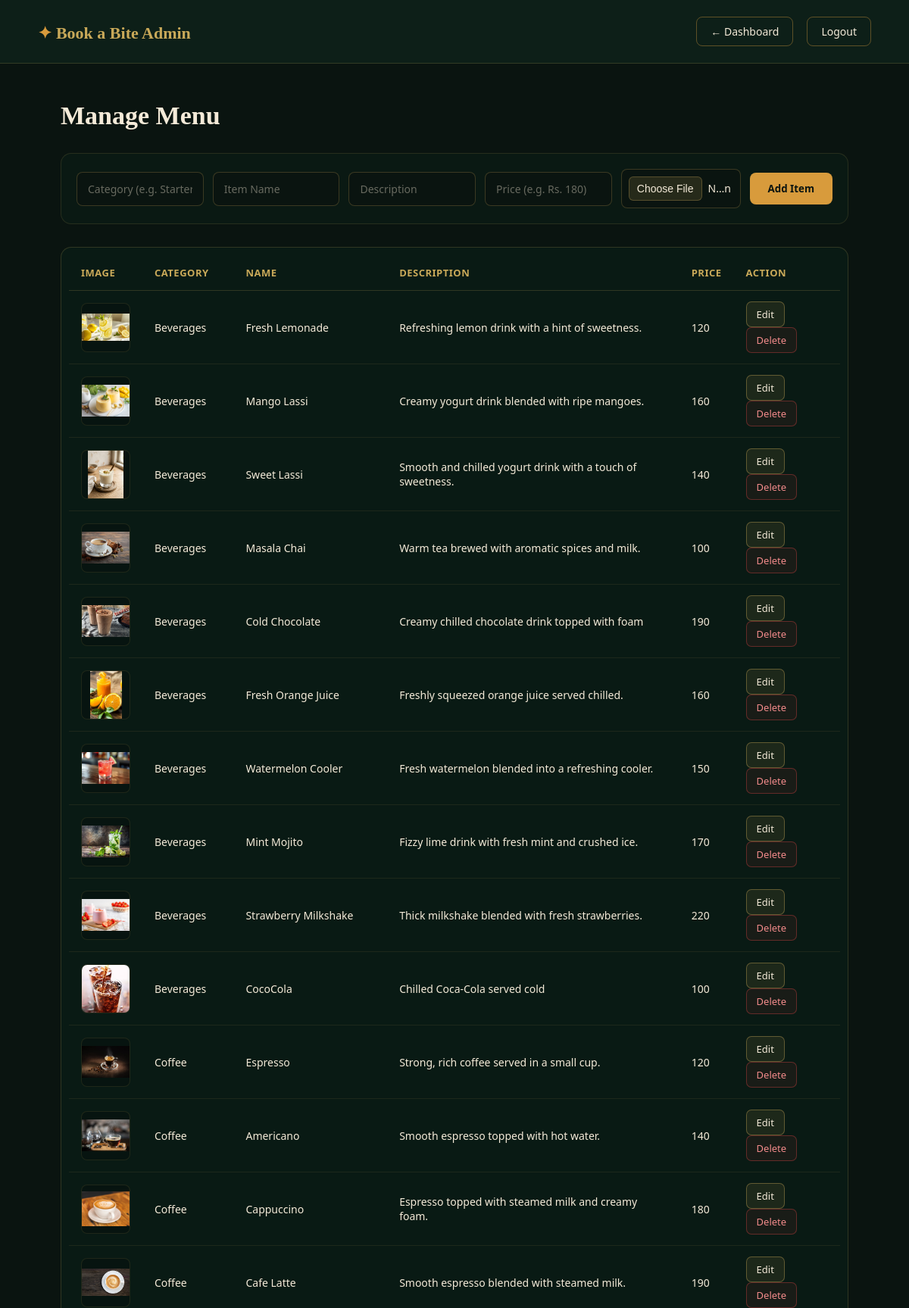
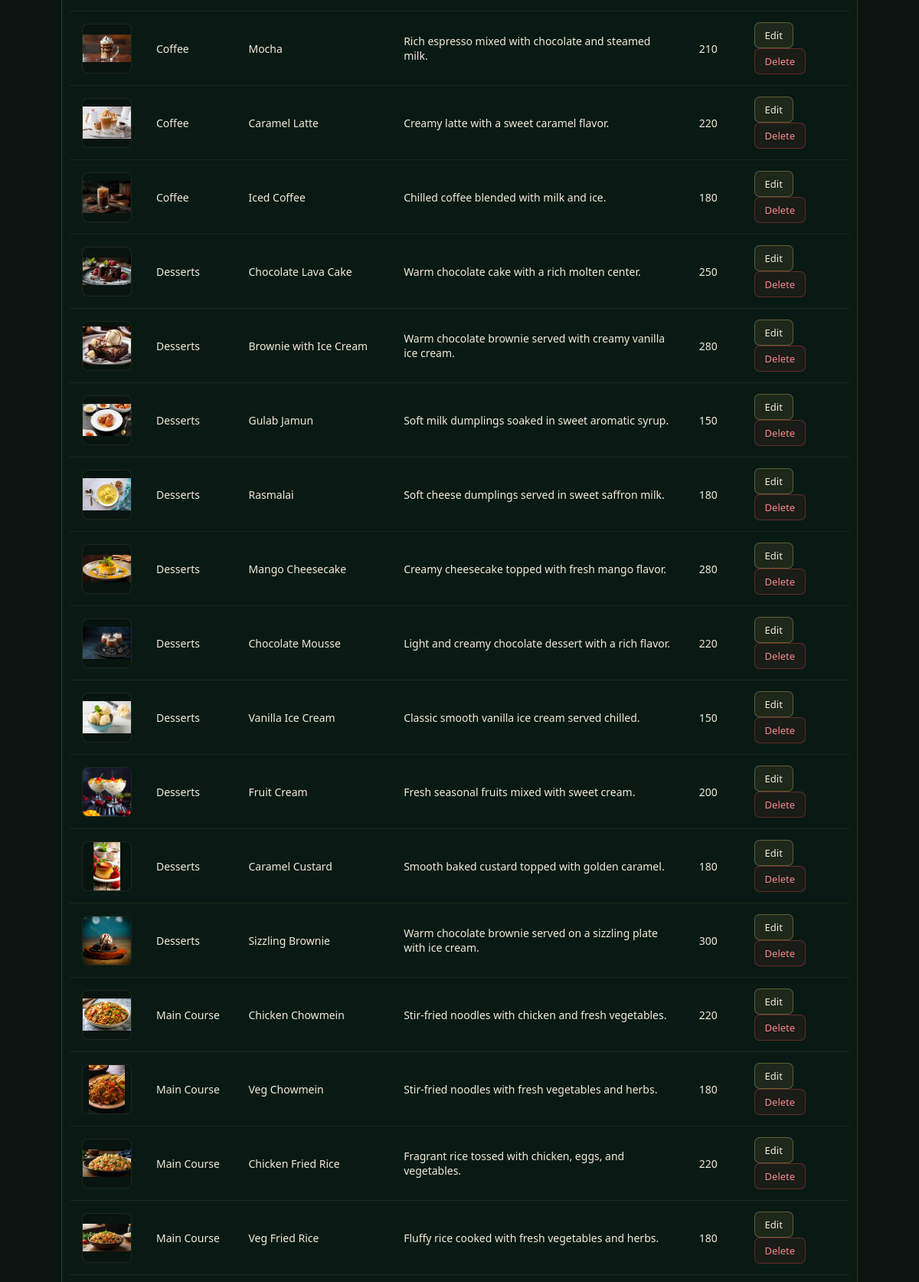
Screenshot of /Admin/menu.php (signed in, upper part) with the database file from the repository (2 pictures, top to bottom).
### tables this page shows
CREATE TABLE `menu_items` (
  `id` int(11) NOT NULL,
  `category` varchar(50) NOT NULL,
  `name` varchar(150) NOT NULL,
  `description` varchar(255) DEFAULT NULL,
  `image_url` varchar(255) DEFAULT NULL,
  `price` varchar(50) NOT NULL,
  `created_at` timestamp NOT NULL DEFAULT current_timestamp()
);

### Admin/menu.php (the view, shortened to what this page needs)
<?php
include "../Backend/db.php";
$edit_item = null;
$result = mysqli_query(
    $conn,
    "SELECT * FROM menu_items ORDER BY category, id"
);
?>
<!DOCTYPE html>
<html lang="en">
<head>
    <link
        rel="stylesheet"
        href="admin.css"
    >
</head>
<body class="dashboard-body">
<header class="admin-header">
    <div class="logo">
        <span>✦</span>
        Book a Bite Admin
    </div>
    <div class="admin-nav">
        <a
            href="dashboard.php"
            class="back-btn"
        >
            ← Dashboard
        </a>
        <a
            href="logout.php"
            class="logout-btn"
        >
            Logout
        </a>
    </div>
</header>
<main class="admin-main">
    <h1>
        <?php echo $edit_item ? "Edit Menu Item" : "Manage Menu"; ?>
    </h1>
    <form
        method="POST"
        action="menu.php"
        class="add-item-form"
        enctype="multipart/form-data"
    >
        <input
            type="text"
            name="category"
            placeholder="Category (e.g. Starters)"
            value="<?php
                echo $edit_item
                    ? htmlspecialchars($edit_item['category'])
                    : '';
            ?>"
            required
        >
        <input
            type="text"
            name="name"
            placeholder="Item Name"
            value="<?php
                echo $edit_item
                    ? htmlspecialchars($edit_item['name'])
                    : '';
            ?>"
            required
        >
        <input
            type="text"
            name="description"
            placeholder="Description"
            value="<?php
                echo $edit_item
                    ? htmlspecialchars($edit_item['description'])
                    : '';
            ?>"
        >
        <input
            type="text"
            name="price"
            placeholder="Price (e.g. Rs. 180)"
            value="<?php
                echo $edit_item
                    ? htmlspecialchars($edit_item['price'])
                    : '';
            ?>"
            required
        >
        <input
            type="file"
            name="image"
            accept="image/jpeg,image/png,image/webp"
        >
        <?php if ($edit_item): ?>
            <?php if (!empty($edit_item['image_url'])): ?>
                <div style="width:100%;">
                    <p
                        style="
                            color:rgba(244,234,216,0.7);
                            margin-bottom:8px;
                        "
                    >
                        Current Image:
                    </p>
                    <img
                        src="../<?php echo htmlspecialchars($edit_item['image_url']); ?>"
                        alt=""
                        style="
                            width:100px;
                            height:100px;
                            object-fit:contain;
                            border-radius:8px;
                            background:rgba(0,0,0,0.2);
                        "
                    >
                </div>
            <?php endif; ?>
            <button type="submit">
                Update Item
            </button>
            <a
                href="menu.php"
                style="
                    display:inline-block;
                    padding:12px 20px;
                    margin-left:8px;
                    color:#f4ead8;
                    text-decoration:none;
                    border:1px solid rgba(201,169,89,0.3);
                    border-radius:8px;
                "
            >
                Cancel
            </a>
        <?php else: ?>
            <button type="submit">
                Add Item
            </button>
        <?php endif; ?>
    </form>
    <div class="table-wrapper">
        <table class="admin-table">
            <thead>
                <tr>
                    <th>Image</th>
                    <th>Category</th>
                    <th>Name</th>
                    <th>Description</th>
                    <th>Price</th>
                    <th>Action</th>
                </tr>
            </thead>
            <tbody>
                <?php while ($item = mysqli_fetch_assoc($result)): ?>
                    <tr>
                        <td>
                            <?php if (!empty($item['image_url'])): ?>
                                <img
                                    src="../<?php echo htmlspecialchars($item['image_url']); ?>"
                                    alt="<?php echo htmlspecialchars($item['name']); ?>"
                                    style="
                                        width:60px;
                                        height:60px;
                                        object-fit:contain;
                                        border-radius:8px;
                                        background:rgba(0,0,0,0.2);
                                    "
                                >
                            <?php endif; ?>
                        </td>
                        <td>
                            <?php
                            echo htmlspecialchars(
                                $item['category']
                            );
                            ?>
                        </td>
                        <td>
                            <?php
                            echo htmlspecialchars(
                                $item['name']
                            );
                            ?>
                        </td>
                        <td>
                            <?php
                            echo htmlspecialchars(
                                $item['description']
                            );
                            ?>
                        </td>
                        <td>
                            <?php
                            echo htmlspecialchars(
                                $item['price']
                            );
                            ?>
                        </td>
                        <td>
                            <a
                                href="menu.php?edit=<?php echo $item['id']; ?>"
                                class="edit-btn"
                            >
                                Edit
                            </a>
                            <a
                                href="menu.php?delete=<?php echo $item['id']; ?>"
                                class="delete-btn"
                                onclick="return confirm('Remove this item?');"
                            >
                                Delete
                            </a>
                        </td>
                    </tr>
                <?php endwhile; ?>
            </tbody>
        </table>
    </div>
</main>
</body>
</html>

### Admin/admin.css (style rules this page uses)
* { margin: 0; padding: 0; box-sizing: border-box; font-family: 'Segoe UI', sans-serif; }
body { background: #0a1410; color: #f4ead8; min-height: 100vh; }
.admin-header { display: flex; justify-content: space-between; align-items: center; padding: 22px 50px; background: #0d1f18; border-bottom: 1px solid rgba(201, 169, 89, 0.2); }
.logo { font-family: 'Cormorant Garamond', serif; font-size: 22px; color: #c9a959; font-weight: 600; }
.logo span { color: #d89b3c; }
.admin-nav { display: flex; align-items: center; gap: 18px; }
.back-btn, .logout-btn { text-decoration: none; color: #f4ead8; border: 1px solid rgba(216, 155, 60, 0.4); padding: 9px 18px; border-radius: 8px; font-size: 14px; transition: 0.3s; }
.admin-main { max-width: 1100px; margin: 0 auto; padding: 50px 30px 80px; }
.admin-main h1 { font-family: 'Cormorant Garamond', serif; font-size: 34px; color: #f4ead8; margin-bottom: 30px; }
.table-wrapper { overflow-x: auto; background: rgba(15, 92, 63, 0.1); border: 1px solid rgba(201, 169, 89, 0.2); border-radius: 14px; padding: 10px; }
.admin-table { width: 100%; border-collapse: collapse; min-width: 800px; }
.admin-table th { text-align: left; padding: 14px 16px; color: #c9a959; font-size: 13px; text-transform: uppercase; letter-spacing: 0.5px; border-bottom: 1px solid rgba(201, 169, 89, 0.2); }
.admin-table td { padding: 14px 16px; border-bottom: 1px solid rgba(201, 169, 89, 0.1); font-size: 14px; color: #f4ead8; vertical-align: middle; }
.admin-table tbody tr { transition: 0.2s; }
.admin-table td:first-child { width: 90px; text-align: center; }
.admin-table td:first-child img { width: 65px !important; height: 65px !important; object-fit: contain !important; display: block; margin: auto; border-radius: 8px; background: rgba(0, 0, 0, 0.2); border: 1px solid rgba(201, 169, 89, 0.12); }
.edit-btn, .delete-btn { display: inline-block; text-decoration: none; padding: 7px 13px; border-radius: 7px; font-size: 13px; transition: 0.3s; white-space: nowrap; }
.edit-btn { color: #f4ead8; background: rgba(201, 169, 89, 0.10); border: 1px solid rgba(201, 169, 89, 0.4); margin-right: 5px; }
.delete-btn { color: #f28b8b; background: rgba(212, 67, 67, 0.08); border: 1px solid rgba(212, 67, 67, 0.4); }
.add-item-form { display: flex; align-items: center; gap: 12px; margin-bottom: 30px; flex-wrap: wrap; padding: 20px; background: rgba(15, 92, 63, 0.08); border: 1px solid rgba(201, 169, 89, 0.15); border-radius: 14px; }
.add-item-form input { flex: 1; min-width: 150px; padding: 12px 14px; border-radius: 8px; border: 1px solid rgba(201, 169, 89, 0.25); background: #0a1410; color: #f4ead8; outline: none; font-size: 14px; }
.add-item-form input::placeholder { color: rgba(244, 234, 216, 0.4); }
.add-item-form input[type="file"] { padding: 9px; cursor: pointer; }
.add-item-form button { padding: 12px 24px; border: none; border-radius: 8px; background: #d89b3c; color: #0a1410; font-weight: 600; cursor: pointer; transition: 0.3s; white-space: nowrap; }

### rows the page displays
menu_items: image_url (picture), category "Beverages", name "Fresh Lemonade", description "Refreshing lemon drink with a hint of sweetness.", price "120"
menu_items: image_url (picture), category "Beverages", name "Mango Lassi", description "Creamy yogurt drink blended with ripe mangoes.", price "160"
menu_items: image_url (picture), category "Beverages", name "Sweet Lassi", description "Smooth and chilled yogurt drink with a touch of sweetness.", price "140"
menu_items: image_url (picture), category "Beverages", name "Masala Chai", description "Warm tea brewed with aromatic spices and milk.", price "100"
menu_items: image_url (picture), category "Beverages", name "Cold Chocolate", description "Creamy chilled chocolate drink topped with foam", price "190"
menu_items: image_url (picture), category "Beverages", name "Fresh Orange Juice", description "Freshly squeezed orange juice served chilled.", price "160"
menu_items: image_url (picture), category "Beverages", name "Watermelon Cooler", description "Fresh watermelon blended into a refreshing cooler.", price "150"
menu_items: image_url (picture), category "Beverages", name "Mint Mojito", description "Fizzy lime drink with fresh mint and crushed ice.", price "170"
menu_items: image_url (picture), category "Beverages", name "Strawberry Milkshake", description "Thick milkshake blended with fresh strawberries.", price "220"
menu_items: image_url (picture), category "Beverages", name "CocoCola", description "Chilled Coca-Cola served cold", price "100"
menu_items: image_url (picture), category "Coffee", name "Espresso", description "Strong, rich coffee served in a small cup.", price "120"
menu_items: image_url (picture), category "Coffee", name "Americano", description "Smooth espresso topped with hot water.", price "140"
menu_items: image_url (picture), category "Coffee", name "Cappuccino", description "Espresso topped with steamed milk and creamy foam.", price "180"
menu_items: image_url (picture), category "Coffee", name "Cafe Latte", description "Smooth espresso blended with steamed milk.", price "190"
menu_items: image_url (picture), category "Coffee", name "Mocha", description "Rich espresso mixed with chocolate and steamed milk.", price "210"
menu_items: image_url (picture), category "Coffee", name "Caramel Latte", description "Creamy latte with a sweet caramel flavor.", price "220"
menu_items: image_url (picture), category "Coffee", name "Iced Coffee", description "Chilled coffee blended with milk and ice.", price "180"
menu_items: image_url (picture), category "Desserts", name "Chocolate Lava Cake", description "Warm chocolate cake with a rich molten center.", price "250"
menu_items: image_url (picture), category "Desserts", name "Brownie with Ice Cream", description "Warm chocolate brownie served with creamy vanilla ice cream.", price "280"
menu_items: image_url (picture), category "Desserts", name "Gulab Jamun", description "Soft milk dumplings soaked in sweet aromatic syrup.", price "150"
menu_items: image_url (picture), category "Desserts", name "Rasmalai", description "Soft cheese dumplings served in sweet saffron milk.", price "180"
menu_items: image_url (picture), category "Desserts", name "Mango Cheesecake", description "Creamy cheesecake topped with fresh mango flavor.", price "280"
menu_items: image_url (picture), category "Desserts", name "Chocolate Mousse", description "Light and creamy chocolate dessert with a rich flavor.", price "220"
menu_items: image_url (picture), category "Desserts", name "Vanilla Ice Cream", description "Classic smooth vanilla ice cream served chilled.", price "150"
menu_items: image_url (picture), category "Desserts", name "Fruit Cream", description "Fresh seasonal fruits mixed with sweet cream.", price "200"
menu_items: image_url (picture), category "Desserts", name "Caramel Custard", description "Smooth baked custard topped with golden caramel.", price "180"
menu_items: image_url (picture), category "Desserts", name "Sizzling Brownie", description "Warm chocolate brownie served on a sizzling plate with ice cream.", price "300"
menu_items: image_url (picture), category "Main Course", name "Chicken Chowmein", description "Stir-fried noodles with chicken and fresh vegetables.", price "220"
menu_items: image_url (picture), category "Main Course", name "Veg Chowmein", description "Stir-fried noodles with fresh vegetables and herbs.", price "180"
menu_items: image_url (picture), category "Main Course", name "Chicken Fried Rice", description "Fragrant rice tossed with chicken, eggs, and vegetables.", price "220"
menu_items: image_url (picture), category "Main Course", name "Veg Fried Rice", description "Fluffy rice cooked with fresh vegetables and herbs.", price "180"
